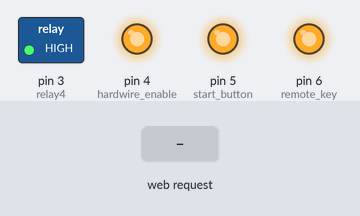
This sketch was run on a simulated Arduino Uno, built with avr-gcc and run on an emulated ATmega328P. Shown: switched loads named in the sketch (green lamp = pin HIGH), output pins drawn as LEDs (lit = HIGH). The test bench sets the inputs (shaded band).

Above: at 1.2 s.
1.3 s: HTTP request GET /remote_key_on received
At 1.7 s:
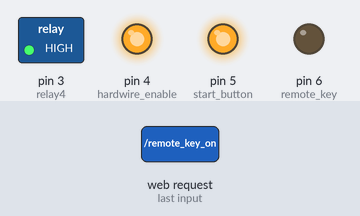
At 32.6 s:
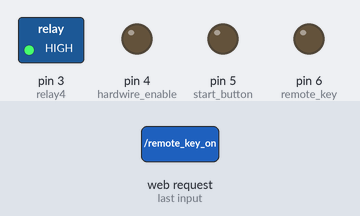
Timing chart, 0 to 33.8 s (numbered marks = the images above; inputs shaded):
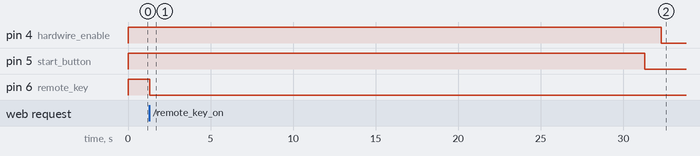

The sketch:

laser3kw_power.ino
```cpp
#include <SPI.h>
#include <Ethernet.h>
#include <Wire.h>
#include <Adafruit_MCP4725.h>
Adafruit_MCP4725 dac;

int remote_key = 6;    //   5/6 on and wait 30s remote key
int start_button = 5;    //   7/8 trigger on start button
int hardwire_enable = 4;   //    13/14 enable disable A-B
int relay4 = 3; //24v
//int relay5=7; // 10v


int pos = 0;
byte mac[] = { 0xDE, 0xAD, 0xBE, 0xEF, 0xFE, 0xED };   //physical mac address
byte ip[] = { 192, 168, 1, 102 };                      // ip in lan (that's what you need to use in your browser. ("192.168.1.178")
byte gateway[] = { 192, 168, 1, 1 };                   // internet access via router
byte subnet[] = { 255, 255, 255, 0 };                  //subnet mask
EthernetServer server(80);                             //server port
String readString;

void setup() {
 // Open serial communications and wait for port to open:
  dac.begin(0x60);
  dac.setVoltage(0, false);
  digitalWrite(remote_key, HIGH);
  pinMode(remote_key, OUTPUT);
  digitalWrite(start_button, HIGH);
  pinMode(start_button, OUTPUT);
  digitalWrite(hardwire_enable, HIGH);
  pinMode(hardwire_enable, OUTPUT);
  digitalWrite(relay4, HIGH);
  pinMode(relay4, OUTPUT);
//  digitalWrite(relay5, HIGH);
//  pinMode(relay5, OUTPUT);
//   start the Ethernet connection and the server:
  Ethernet.init(8);
  Ethernet.begin(mac, ip, gateway, subnet);
  server.begin();
  Serial.print("server is at ");
  Serial.println(Ethernet.localIP());
}
void loop() {
  // Create a client connection
  EthernetClient client = server.available();
  if (client) {
    while (client.connected()) {
      if (client.available()) {
        char c = client.read();
        if (readString.length() < 100) {
          readString += c;
         }
         if (c == '\n') {
           Serial.println(readString);
           //html file
           client.println("HTTP/1.1 200 OK");
           client.println("Content-Type: text/html");
          client.println("Content-Type: text/html");
          client.println();
          client.println("<HTML><BODY><h1>Api Usage:</h1>");
          client.println("<h3>Replace link with (remote_key_on,start_button_on,hardwire_enable_on,Laser_on,relay5_on),(remote_key_off,start_button_off,hardwire_enable_off,Laser_off,relay5_off) in your project</h3>");
          client.println("<span>http://192.168.1.102/link</span>");
          client.println();
          client.println("</body></html>");
           delay(1);
           //stopping client
           client.stop();
           //controls the Arduino if you press the buttons
           if (readString.indexOf("remote_key_off") >0){
               digitalWrite(remote_key, 1);
               digitalWrite(start_button, 1);
               digitalWrite(hardwire_enable, 1);
           }
           if (readString.indexOf("remote_key_on") >0)
           {
               digitalWrite(remote_key, 0);
               delay(30000);
               digitalWrite(start_button, 0);
               delay(1000);
               digitalWrite(hardwire_enable, 0);

           }
           if (readString.indexOf("Laser_on") >0){
               digitalWrite(relay4, 0);
//               digitalWrite(relay5, 0);
           }
           if (readString.indexOf("Laser_off") >0){
               digitalWrite(relay4, 1);
//               digitalWrite(relay5, 1);

           }

           if (readString.indexOf("start_button_off") >0){
               digitalWrite(start_button, 1);
           }
           if (readString.indexOf("hardwire_enable_off") >0){
               digitalWrite(hardwire_enable, 1);
           }
           if (readString.indexOf("hardwire_enable_on") >0)
           {
               digitalWrite(hardwire_enable, 0);
           }
           if (readString.indexOf("sp1") >0)
           {
               dac.setVoltage(424, false);
           }
           if (readString.indexOf("sp2") >0)
           {
               dac.setVoltage(856, false);
           }
           if (readString.indexOf("sp3") >0)
           {
               dac.setVoltage(1288, false);
           }
           if (readString.indexOf("sp4") >0)
           {
               dac.setVoltage(1720, false);
           }
           if (readString.indexOf("sp5") >0)
           {
               dac.setVoltage(2145, false);
           }
           if (readString.indexOf("sp6") >0)
           {
               dac.setVoltage(2576, false);
           }
           if (readString.indexOf("sp7") >0)
           {
               dac.setVoltage(3012, false);
           }
            //clearing string for next read
            readString="";

         }
       }
    }
}
}
```

Measured:
- after the input at 1.3 s, pin 4 (hardwire_enable): HIGH → LOW after 31.0 s; pin 5 (start_button): HIGH → LOW after 30.0 s; pin 6 (remote_key): HIGH → LOW at once
